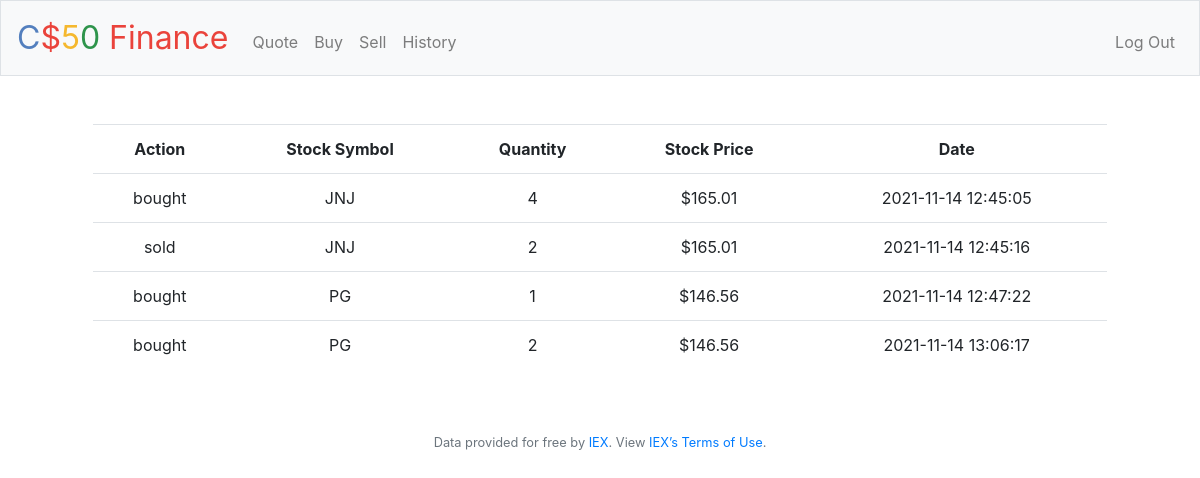
The app's page /history (signed in) with its own data.
### tables this page shows
CREATE TABLE transactions (id INTEGER, user_id INTEGER, action TEXT NOT NULL, symbol TEXT NOT NULL, quantity NUMERIC NOT NULL, price NUMERIC NOT NULL, date DATE, PRIMARY KEY(id),FOREIGN KEY(user_id) REFERENCES users(id) ON DELETE CASCADE);

### application.py (the view)
@app.route("/history")
@login_required
def history():
    rows = db.execute("SELECT * FROM transactions WHERE user_id = ?", session["user_id"])
    if not rows:
        return apology("no transactions found", 400)
    return render_template("history.html", stocks=rows)

### application.py (called while the page is built)
@app.after_request
def after_request(response):
    response.headers["Cache-Control"] = "no-cache, no-store, must-revalidate"
    response.headers["Expires"] = 0
    response.headers["Pragma"] = "no-cache"
    return response

### helpers.py (called while the page is built)
def login_required(f):
    @wraps(f)
    def decorated_function(*args, **kwargs):
        if session.get("user_id") is None:
            return redirect("/login")
        return f(*args, **kwargs)
    return decorated_function

def usd(value):
    return f"${value:,.2f}"

### templates/history.html (shortened to what this page needs)
{% extends "layout.html" %}
{% block main %}
    <div class="container">
        <table class="table">
            <tr>
                <th>Action</th>
                <th>Stock Symbol</th>
                <th>Quantity</th>
                <th>Stock Price</th>
                <th>Date</th>
            </tr>
            {% for stock in stocks %}
                <tr>
                    <td>{{ stock['action'] }}</td>
                    <td>{{ stock['symbol'] }}</td>
                    <td>{{ stock['quantity'] }}</td>
                    <td>{{ stock['price'] | usd}}</td>
                    <td>{{ stock['date'] }}</td>
                </tr>
            {% endfor %}
        </table>
    </div>
{% endblock %}

### records on screen
transactions: action "bought", symbol "JNJ", quantity "4", price "$165.01", date "2021-11-14 12:45:05"
transactions: action "sold", symbol "JNJ", quantity "2", price "$165.01", date "2021-11-14 12:45:16"
transactions: action "bought", symbol "PG", quantity "1", price "$146.56", date "2021-11-14 12:47:22"
transactions: action "bought", symbol "PG", quantity "2", price "$146.56", date "2021-11-14 13:06:17"
